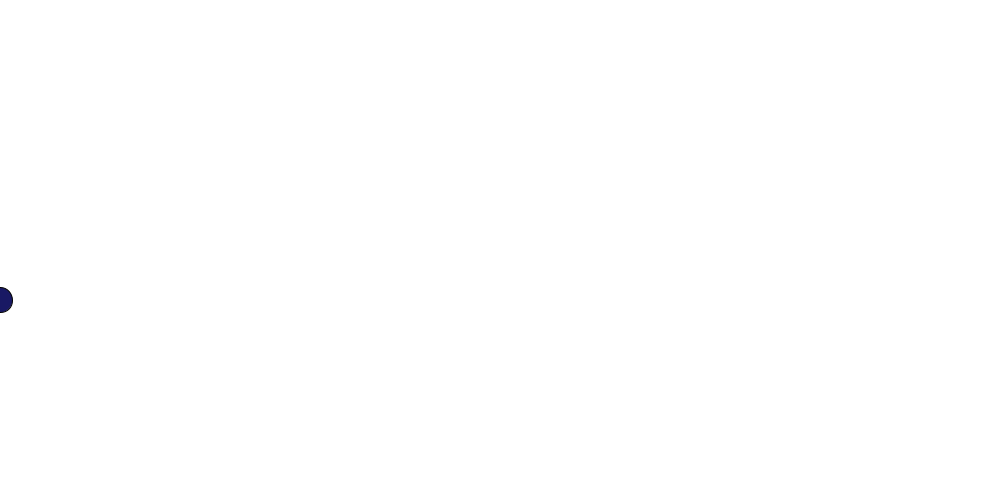
Frame 1 (no input)
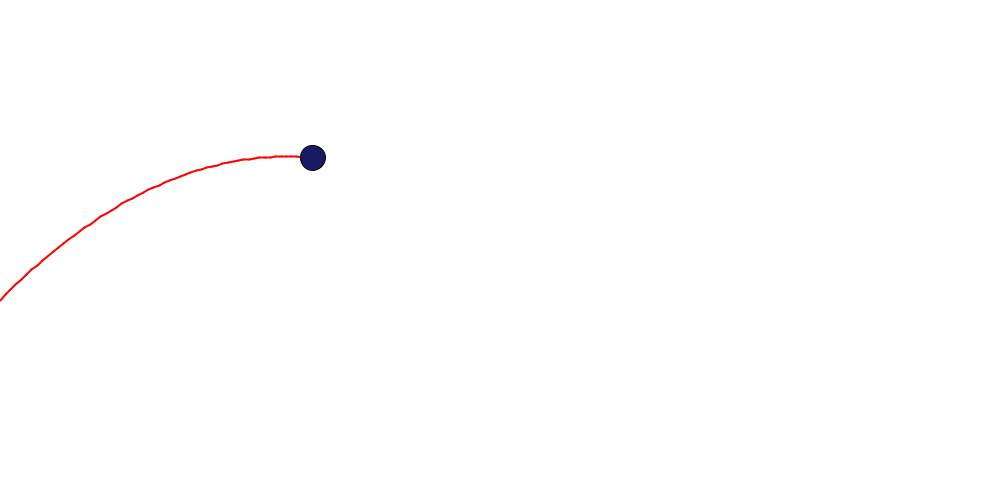
Frame 60 (the mouse pressed at the canvas centre just before this capture)
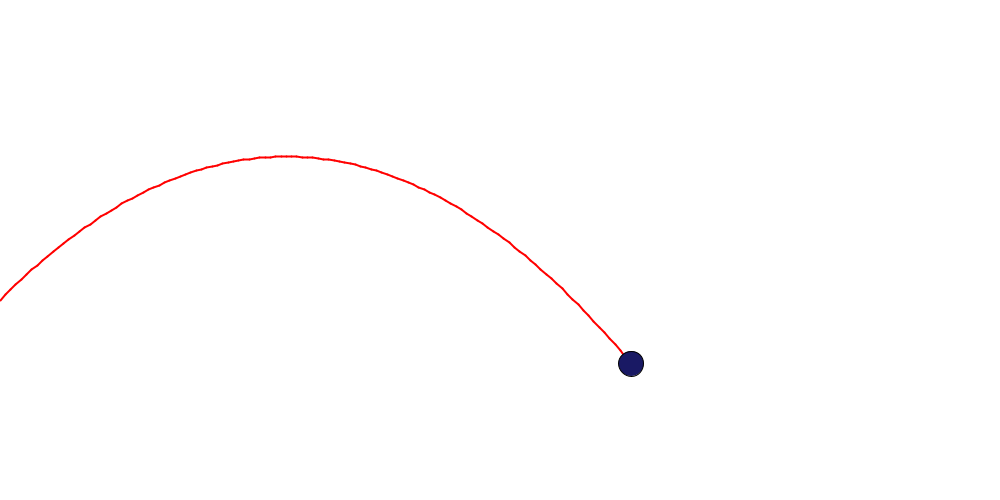
Frame 120 (the mouse held since frame 60 and released just before this capture)

The Processing sketch that drew these frames (run headless with seeded random() and noise(); from frame 60 on, the mouse is pressed at the canvas centre):

// Processing sketch: Range_Visualizer
// ── Range_Visualizer.pde
float x = 0;
float y = 0;
float y_in = -300;
float x_in = 0;
float v = 75;
float degree = 45;
float g = -9.81;
float t = 0;
float dt = 0.1;
float ball = 25;
float prevx = -1;
float prevy = -1;
/*"a" is the amount you want to change how much to compress
x distance in order to fit more y on the screen */
float a = 1;

PGraphics trail;

void setup() {
  size(1000,500);
  trail = createGraphics(width, height);
  trail.beginDraw();
  trail.background(255);
  trail.endDraw();
}

void draw() {
  float ang = degree * PI / 180;
  
    x = (x_in + v * cos(ang) * t)/a;
    y = y_in + v * sin(ang) * t + (0.5) * g * t * t;
      

  t += dt;
         
  image(trail, 0, 0);
  stroke(0);
  strokeWeight(1);
  
  fill(25, 25, 100);
  line(prevx, prevy, x, y);
  ellipse(x, -y, ball, ball);
   
    trail.beginDraw();
    trail.strokeWeight(2);
    trail.stroke(255, 0, 0);
   
    if(frameCount > 1) {
      stroke(0);
      strokeWeight(5);
      trail.line(prevx, -prevy, x, -y);
    }
    trail.endDraw();
    
    prevx = x;
    prevy = y;
  
 if (frameCount > 10 && height <= -y) {
    noLoop(); 
    float range = (v * v * sin(2 * ang))/(Math.abs(g));
   
    if(y_in > -500) {
       range = v * cos(ang) * t;
    }
    
    float mxh = ((v * v * sin(ang) * sin(ang)) / (2 * -g)) - y_in;
    textSize(50);
    text("Range: " + range + " units", 30, 50);
    text("Max Height: " + mxh + "units", 30, 100);
 
 }
  
}
